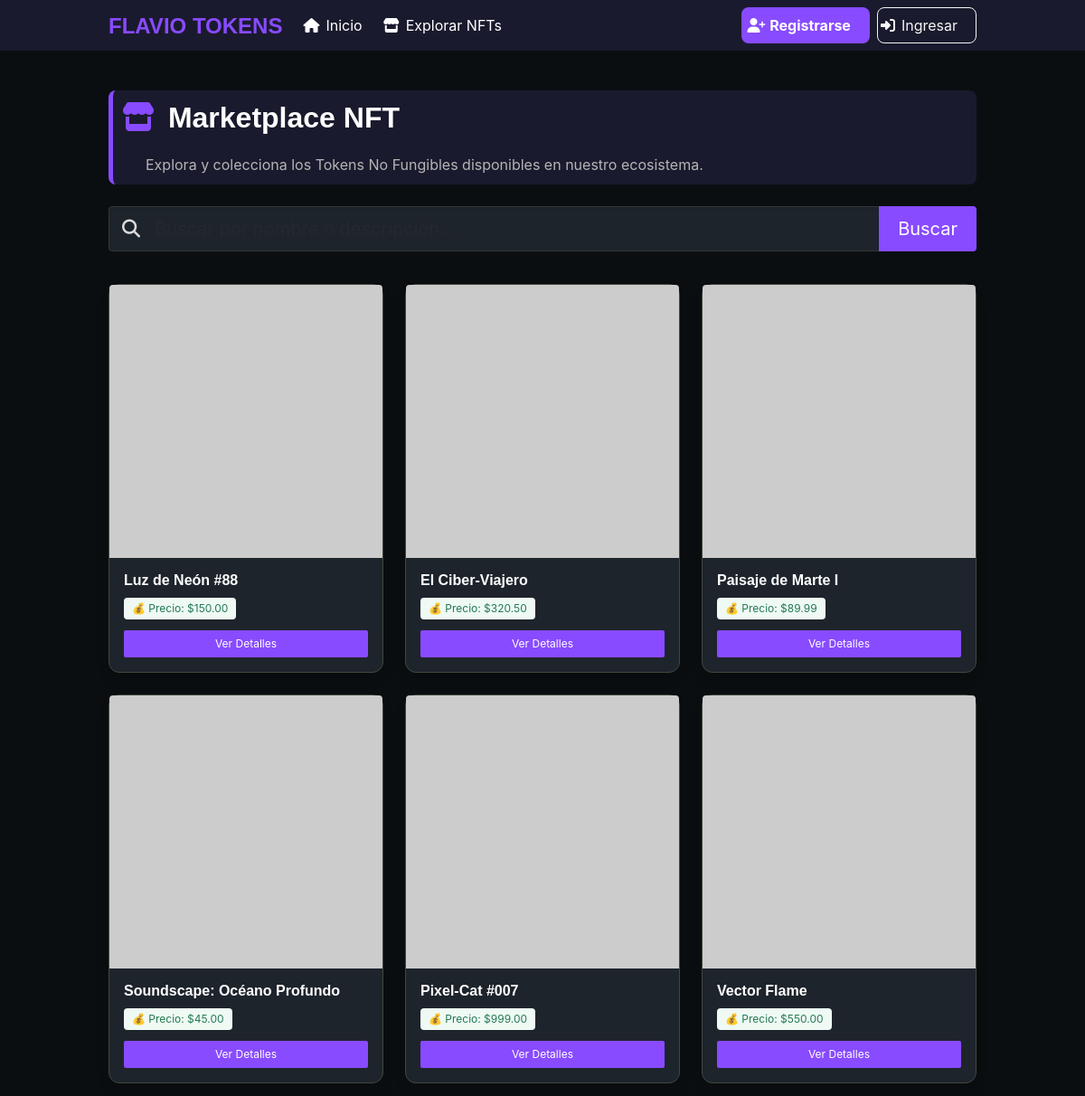
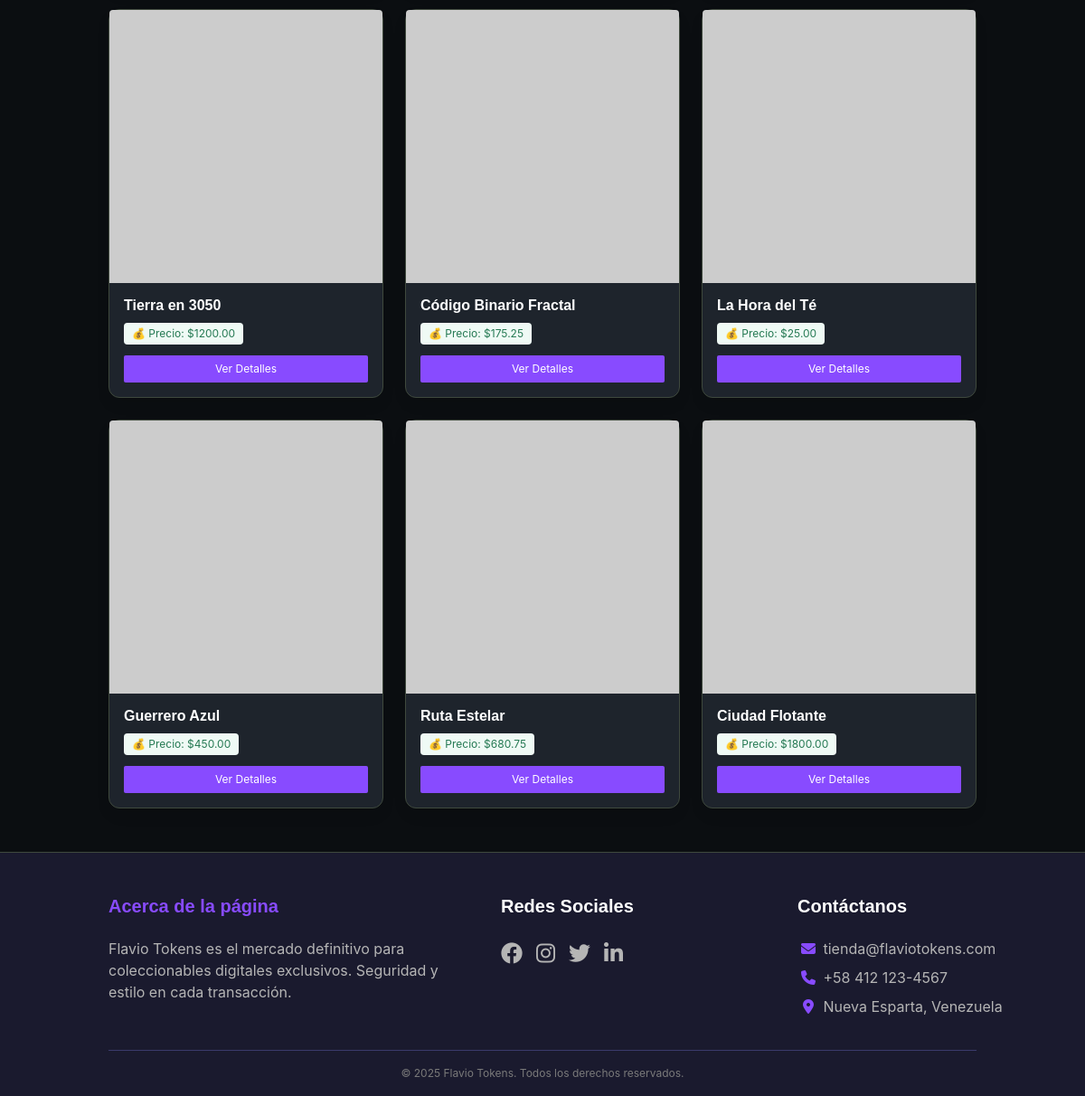
Page /index.php?view=listing on the committed database (2 pictures, top to bottom).
### tables this page shows
CREATE TABLE `nfts` (
  `id` int(11) NOT NULL,
  `name` varchar(100) NOT NULL,
  `description` text DEFAULT NULL,
  `price` decimal(10,2) NOT NULL,
  `image_path` varchar(255) DEFAULT NULL,
  `user_id` int(11) DEFAULT NULL,
  `created_at` timestamp NOT NULL DEFAULT current_timestamp(),
  `owner_id` int(11) DEFAULT NULL,
  `creator_id` int(11) DEFAULT NULL,
  `is_listed` tinyint(1) DEFAULT 1,
  `status` varchar(20) DEFAULT 'active',
  `supply` int(11) DEFAULT 1,
  `ban_reason` varchar(255) DEFAULT NULL
);

### controllers/listing_controller.php (called while the page is built, shortened)
<?php
$limit = 12;
$current_page = intval($_GET['page'] ?? 1);
$offset = ($current_page - 1) * $limit;
$search_query = trim($_GET['search'] ?? '');
$search_condition = '';
$params = [];
$types = '';
$sql = "SELECT * FROM nfts WHERE is_listed = 1 {$search_condition} ORDER BY created_at DESC LIMIT ? OFFSET ?";
$params[] = $limit;
$params[] = $offset;
$types .= 'ii';
$stmt = $conn->prepare($sql);
$stmt->bind_param($types, ...$params);
$stmt->execute();
$nfts = $stmt->get_result()->fetch_all(MYSQLI_ASSOC);
require __DIR__ . '/../views/listing_view.php';

### components/card_nft.php (the view, shortened to what this page needs)
<?php
$nft_id = intval($nft['id'] ?? $nft->id);
$nft_name = htmlspecialchars($nft['name'] ?? $nft->name);
$nft_price = htmlspecialchars($nft['price'] ?? $nft->price);
$nft_image_path = htmlspecialchars($nft['image_path'] ?? $nft->image_path);
$nft_is_listed = $nft['is_listed'] ?? $nft->is_listed;
$imgSrc = $nft_image_path;
?>
<div class="card h-100">
    <div class="card-image">
        <figure class="image is-1by1">
            <a href="index.php?view=nft&id=<?= $nft_id ?>">
                <img src="<?= $imgSrc ?>" alt="<?= $nft_name ?>" style="object-fit: cover;">
            </a>
        </figure>
    </div>
    <div class="card-content p-4">
        <p class="title is-6 mb-2"><?= $nft_name ?></p>
        <div class="mb-3">
            <?php if ($nft_is_listed): ?>
                <span class="tag is-success is-light">💰 Precio: $<?= $nft_price ?></span>
            <?php else: ?>
                <span class="tag is-warning is-light">🔒 No Listado</span>
            <?php endif; ?>
        </div>
        <a href="index.php?view=nft&id=<?= $nft_id ?>" class="button is-primary is-small is-fullwidth">
            Ver Detalles
        </a>
    </div>
</div>

### index.php (shortened to what this page needs)
<?php
require_once __DIR__ . '/model/conn.php';
$page = $_GET['view'] ?? 'home';
switch ($page) {
  case 'listing':
    require __DIR__ . '/controllers/listing_controller.php';
    break;
}

### components/header.php (shortened to what this page needs)
<?php
$header_balance = 0.00;
$logged = isset($_SESSION['user_id']);
$user_name = $_SESSION['user_name'] ?? 'Usuario';
?>
<!DOCTYPE html>
<html lang="es">
<head>
    <link rel="stylesheet" href="https://cdn.jsdelivr.net/npm/bulma@0.9.4/css/bulma.min.css">
    <link rel="stylesheet" href="https://cdnjs.cloudflare.com/ajax/libs/font-awesome/6.4.0/css/all.min.css">
    <link rel="stylesheet" href="css/estilos.css">
</head>
<body class="has-navbar-fixed-top">
    <nav class="navbar is-fixed-top" role="navigation" aria-label="main navigation" style="background-color: #1a1a2e;">
        <div class="container">
            <div class="navbar-brand">
                <a class="navbar-item" href="index.php?view=home">
                    <h1 class="title is-4 has-text-primary mb-0">FLAVIO TOKENS</h1>
                </a>
            </div>
            <div id="navbarBasicExample" class="navbar-menu">
                <div class="navbar-start">
                    <a href="index.php?view=home" class="navbar-item has-text-white">
                        <span class="icon mr-1"><i class="fas fa-home"></i></span> Inicio
                    </a>
                    <a href="index.php?view=listing" class="navbar-item has-text-white">
                        <span class="icon mr-1"><i class="fas fa-store"></i></span> Explorar NFTs
                    </a>
                </div>
                <div class="navbar-end">
                    <div class="navbar-item">
                        <div class="buttons">
                            <?php if ($logged): ?>
                                <a href="index.php?view=cart" class="button is-warning is-light is-rounded">
                                    <span class="icon"><i class="fas fa-shopping-cart"></i></span>
                                </a>
                                <a href="index.php?view=wallet" class="button is-dark ft-balance is-rounded is-hidden-mobile" style="border: 1px solid var(--ft-green);">
                                    <span class="icon has-text-success"><i class="fas fa-wallet"></i></span>
                                    <span class="has-text-weight-bold has-text-success">
                                        $<?= number_format($header_balance, 2) ?>
                                    </span>
                                </a>
                                <div class="navbar-item has-dropdown is-hoverable p-0">
                                    <a class="navbar-link is-primary is-rounded p-4" style="background-color: var(--ft-purple); color: #fff;">
                                        <span class="icon"><i class="fas fa-user-circle"></i></span>
                                        <span class="is-hidden-touch ml-1"><?= htmlspecialchars($user_name) ?></span>
                                    </a>
                                    <div class="navbar-dropdown is-right" style="background-color: #2c2c4a; border-top: none;">
                                        <div class="navbar-item is-hidden-desktop" style="border-bottom: 1px solid #3b3b6b;">
                                            <span class="icon has-text-success mr-2"><i class="fas fa-wallet"></i></span>
                                            <strong class="has-text-success">$<?= number_format($header_balance, 2) ?></strong>
                                        </div>
                                        <a href="index.php?view=profile" class="navbar-item ft-dropdown-link has-text-white">
                                            <span class="icon mr-2"><i class="fas fa-user-cog"></i></span> Mi Perfil
                                        </a>
                                        <a href="index.php?view=wallet" class="navbar-item ft-dropdown-link has-text-white">
                                            <span class="icon mr-2"><i class="fas fa-exchange-alt"></i></span> Transacciones
                                        </a>
                                        <hr class="navbar-divider" style="background-color: #3b3b6b;">
                                        <?php if (isset($_SESSION['role']) && ($_SESSION['role'] === 'admin' || $_SESSION['role'] === 'owner')): ?>
                                            <a href="index.php?view=reports" class="navbar-item ft-dropdown-link has-text-info">
                                                <span class="icon mr-2"><i class="fas fa-chart-line"></i></span> Reportes
                                            </a>
                                            <hr class="navbar-divider" style="background-color: #3b3b6b;">
                                        <?php endif; ?>
                                        <a href="index.php?view=logout" class="navbar-item ft-dropdown-link has-text-danger">
                                            <span class="icon mr-2"><i class="fas fa-sign-out-alt"></i></span> Salir
                                        </a>
                                    </div>
                                </div>
                            <?php else: ?>
                                <a href="index.php?view=register" class="button is-primary is-rounded">
                                    <strong><span class="icon"><i class="fas fa-user-plus mr-4"></i></span> Registrarse</strong>
                                </a>
                                <a href="index.php?view=login" class="button is-light is-outlined is-rounded">
                                    <span class="icon"><i class="fas fa-sign-in-alt mr-5"></i></span> Ingresar
                                </a>
                            <?php endif; ?>
                        </div>
                    </div>
                </div>
            </div>
        </div>
    </nav>

### views/listing_view.php (shortened to what this page needs)
<?php include 'components/header.php'; ?>
<section class="section" style="padding-top: 3rem;">
    <div class="container">
        <div class="mb-5 p-3" style="background-color: #1a1a2e; border-radius: 8px; border-left: 5px solid var(--ft-purple);">
            <h1 class="title is-3 has-text-white mb-1">
                <span class="icon is-medium mr-2 has-text-primary"><i class="fas fa-store"></i></span>
                Marketplace NFT
            </h1>
            <p class="subtitle is-6 has-text-grey-light mb-0 ml-5 mt-5">Explora y colecciona los Tokens No Fungibles disponibles en nuestro ecosistema.</p>
        </div>
        <?php include __DIR__ . '/../components/search_bar.php'; ?>
        <div class="columns is-multiline mt-5">
            <?php if (!empty($nfts)): ?>
                <?php foreach ($nfts as $nft): ?>
                    <div class="column is-6-tablet is-4-desktop is-3-widescreen is-one-fifth-fullhd">
                        <?php
                        include __DIR__ . '/../components/card_nft.php';
                        ?>
                    </div>
                <?php endforeach; ?>
            <?php endif; ?>
        </div>
    </div>
</section>
<?php include 'components/footer.php'; ?>

### components/search_bar.php (shortened to what this page needs)
<form action="index.php" method="GET" class="mb-5">
    <div class="field has-addons">
        <div class="control is-expanded has-icons-left">
            <input class="input is-medium is-dark" type="text" name="q"
                placeholder="Buscar por nombre o descripción..."
                value="<?= htmlspecialchars($search_query ?? '') ?>">
            <span class="icon is-left">
            </span>
        </div>
        <div class="control">
            <button type="submit" class="button is-primary is-medium">
                Buscar
            </button>
        </div>
    </div>
</form>

### components/footer.php (shortened to what this page needs)
<footer class="footer" style="background-color: #1a1a2e; padding: 3rem 1.5rem 1rem;">
    <div class="container">
        <div class="columns is-6">
            <div class="column is-5">
                <h5 class="title is-5 has-text-primary">Acerca de la página</h5>
                <p class="is-size-6 has-text-grey-light">
                    Flavio Tokens es el mercado definitivo para coleccionables digitales exclusivos.
                    Seguridad y estilo en cada transacción.
                </p>
            </div>
            <div class="column is-4 ml-5">
                <h5 class="title is-5 has-text-white">Redes Sociales</h5>
                <div class="is-flex" style="gap: 15px;">
                    <a href="#" class="is-size-4 has-text-grey-light hover-primary"><i class="fa-brands fa-facebook"></i></a>
                    <a href="#" class="is-size-4 has-text-grey-light hover-primary"><i class="fa-brands fa-instagram"></i></a>
                    <a href="#" class="is-size-4 has-text-grey-light hover-primary"><i class="fa-brands fa-twitter"></i></a>
                    <a href="#" class="is-size-4 has-text-grey-light hover-primary"><i class="fa-brands fa-linkedin-in"></i></a>
                </div>
            </div>
            <div class="column is-4">
                <h5 class="title is-5 has-text-white">Contáctanos</h5>
                <ul>
                    <li class="mb-2 has-text-grey-light">
                        <span class="icon has-text-primary"><i class="fas fa-envelope"></i></span>
                        <a href="mailto:tienda@flaviotokens.com" class="has-text-grey-light hover-primary">tienda@flaviotokens.com</a>
                    </li>
                    <li class="mb-2 has-text-grey-light">
                        <span class="icon has-text-primary"><i class="fas fa-phone"></i></span>
                        <a href="tel:+584121234567" class="has-text-grey-light hover-primary">+58 412 123-4567</a>
                    </li>
                    <li class="has-text-grey-light">
                        <span class="icon has-text-primary"><i class="fas fa-map-marker-alt"></i></span>
                        <span>Nueva Esparta, Venezuela</span>
                    </li>
                </ul>
            </div>
        </div>
        <div class="content has-text-centered mt-5 pt-4" style="border-top: 1px solid #3b3b6b;">
            <p class="is-size-7 has-text-grey">
                © <?php echo date("Y"); ?> Flavio Tokens. Todos los derechos reservados.
            </p>
        </div>
    </div>
</footer>
</body>
</html>

### css/estilos.css (style rules this page uses)
:root { --ft-bg-dark: #0B0E11; --ft-card-bg: #1E242C; --ft-blue: #3A7BFF; --ft-purple: #884BFF; --ft-green: #3F493D; --ft-white: #FFFFFF; }
body { background-color: var(--ft-bg-dark); color: var(--ft-white); font-family: 'Inter', sans-serif; min-height: 100vh; display: flex; flex-direction: column; }
h1, h2, h3, h4, .title { font-family: 'Montserrat', sans-serif !important; color: var(--ft-white) !important; }
.has-text-primary { color: var(--ft-purple) !important; }
.input { background-color: var(--ft-card-bg); border: 1px solid var(--ft-green); color: var(--ft-white); }
.navbar .button { border-radius: 8px; background-color: var(--ft-card-bg); }
.navbar-item, .navbar-link { color: var(--ft-white); }
.card { background-color: var(--ft-card-bg); border: 1px solid var(--ft-green); border-radius: 12px; transition: transform 0.3s ease; }
.card-content { color: var(--ft-white); }
.title.is-5 { color: var(--ft-white); }
.button.is-primary { background-color: var(--ft-purple); color: var(--ft-white); }
.footer { background-color: var(--ft-card-bg); padding: 3rem 1.5rem; margin-top: auto; border-top: 1px solid var(--ft-green); }
.footer p, .footer h5, .footer a { color: var(--ft-white); }

### rows in the picture
nfts: name "Luz de Neón #88", price "150.00"
nfts: name "El Ciber-Viajero", price "320.50"
nfts: name "Paisaje de Marte I", price "89.99"
nfts: name "Soundscape: Océano Profundo", price "45.00"
nfts: name "Pixel-Cat #007", price "999.00"
nfts: name "Vector Flame", price "550.00"
nfts: name "Tierra en 3050", price "1200.00"
nfts: name "Código Binario Fractal", price "175.25"
nfts: name "La Hora del Té", price "25.00"
nfts: name "Guerrero Azul", price "450.00"
nfts: name "Ruta Estelar", price "680.75"
nfts: name "Ciudad Flotante", price "1800.00"
